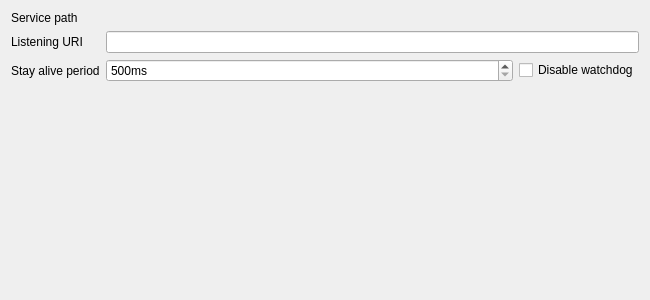
<?xml version="1.0" encoding="UTF-8"?>
<ui version="4.0">
 <class>Asn1Acn::Internal::OptionsPages::ServiceOptionsPage</class>
 <widget class="QWidget" name="Asn1Acn::Internal::OptionsPages::ServiceOptionsPage">
  <property name="geometry">
   <rect>
    <x>0</x>
    <y>0</y>
    <width>650</width>
    <height>300</height>
   </rect>
  </property>
  <property name="windowTitle">
   <string/>
  </property>
  <layout class="QGridLayout" name="gridLayout">
   <item row="0" column="0">
    <widget class="QLabel" name="pathLabel">
     <property name="text">
      <string>Service path</string>
     </property>
    </widget>
   </item>
   <item row="1" column="0">
    <widget class="QLabel" name="uriLabel">
     <property name="text">
      <string>Listening URI</string>
     </property>
    </widget>
   </item>
   <item row="2" column="0">
    <widget class="QLabel" name="stayAliveLabel">
     <property name="text">
      <string>Stay alive period</string>
     </property>
    </widget>
   </item>
   <item row="2" column="1">
    <widget class="QSpinBox" name="stayAliveSpinBox">
     <property name="sizePolicy">
      <sizepolicy hsizetype="Expanding" vsizetype="Fixed">
       <horstretch>0</horstretch>
       <verstretch>0</verstretch>
      </sizepolicy>
     </property>
     <property name="suffix">
      <string>ms</string>
     </property>
     <property name="minimum">
      <number>500</number>
     </property>
     <property name="maximum">
      <number>60000</number>
     </property>
     <property name="singleStep">
      <number>500</number>
     </property>
    </widget>
   </item>
   <item row="2" column="2">
    <widget class="QCheckBox" name="stayAliveCheckbox">
     <property name="text">
      <string>Disable watchdog</string>
     </property>
    </widget>
   </item>
   <item row="3" column="1">
    <spacer name="verticalSpacer">
     <property name="orientation">
      <enum>Qt::Vertical</enum>
     </property>
     <property name="sizeHint" stdset="0">
      <size>
       <width>20</width>
       <height>40</height>
      </size>
     </property>
    </spacer>
   </item>
   <item row="0" column="1" colspan="2">
	   <widget class="Utils::PathChooser" name="pathChooser" native="true" />
   </item>
   <item row="1" column="1" colspan="2">
    <widget class="QLineEdit" name="uriEdit">
     <property name="sizePolicy">
      <sizepolicy hsizetype="Expanding" vsizetype="Fixed">
       <horstretch>0</horstretch>
       <verstretch>0</verstretch>
      </sizepolicy>
     </property>
    </widget>
   </item>
  </layout>
 </widget>
 <customwidgets>
  <customwidget>
   <class>Utils::PathChooser</class>
   <extends>QWidget</extends>
   <header>utils/pathchooser.h</header>
   <container>1</container>
  </customwidget>
 </customwidgets>
 <resources/>
 <connections>
  <connection>
   <sender>stayAliveCheckbox</sender>
   <signal>toggled(bool)</signal>
   <receiver>stayAliveSpinBox</receiver>
   <slot>setDisabled(bool)</slot>
   <hints>
    <hint type="sourcelabel">
     <x>347</x>
     <y>90</y>
    </hint>
    <hint type="destinationlabel">
     <x>209</x>
     <y>91</y>
    </hint>
   </hints>
  </connection>
 </connections>
</ui>
